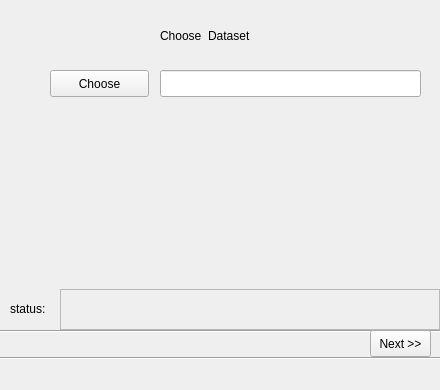
<?xml version="1.0" encoding="UTF-8"?>
<ui version="4.0">
 <class>upload</class>
 <widget class="QWidget" name="upload">
  <property name="geometry">
   <rect>
    <x>0</x>
    <y>0</y>
    <width>440</width>
    <height>390</height>
   </rect>
  </property>
  <property name="windowTitle">
   <string>Form</string>
  </property>
  <widget class="QLabel" name="itemheading">
   <property name="geometry">
    <rect>
     <x>160</x>
     <y>20</y>
     <width>110</width>
     <height>31</height>
    </rect>
   </property>
   <property name="text">
    <string>Choose  Dataset</string>
   </property>
  </widget>
  <widget class="QPushButton" name="itemupload">
   <property name="geometry">
    <rect>
     <x>50</x>
     <y>70</y>
     <width>99</width>
     <height>27</height>
    </rect>
   </property>
   <property name="text">
    <string>Choose</string>
   </property>
  </widget>
  <widget class="QLineEdit" name="itemedit">
   <property name="geometry">
    <rect>
     <x>160</x>
     <y>70</y>
     <width>261</width>
     <height>27</height>
    </rect>
   </property>
  </widget>
  <widget class="Line" name="line">
   <property name="geometry">
    <rect>
     <x>0</x>
     <y>350</y>
     <width>441</width>
     <height>16</height>
    </rect>
   </property>
   <property name="orientation">
    <enum>Qt::Horizontal</enum>
   </property>
  </widget>
  <widget class="Line" name="line_2">
   <property name="geometry">
    <rect>
     <x>0</x>
     <y>323</y>
     <width>441</width>
     <height>16</height>
    </rect>
   </property>
   <property name="orientation">
    <enum>Qt::Horizontal</enum>
   </property>
  </widget>
  <widget class="QPushButton" name="next">
   <property name="geometry">
    <rect>
     <x>370</x>
     <y>330</y>
     <width>61</width>
     <height>27</height>
    </rect>
   </property>
   <property name="text">
    <string>Next &gt;&gt;</string>
   </property>
  </widget>
  <widget class="QLabel" name="statusheading">
   <property name="geometry">
    <rect>
     <x>10</x>
     <y>300</y>
     <width>51</width>
     <height>17</height>
    </rect>
   </property>
   <property name="text">
    <string>status:</string>
   </property>
  </widget>
  <widget class="QScrollArea" name="scrollArea">
   <property name="geometry">
    <rect>
     <x>60</x>
     <y>289</y>
     <width>380</width>
     <height>41</height>
    </rect>
   </property>
   <property name="widgetResizable">
    <bool>true</bool>
   </property>
   <widget class="QWidget" name="scrollAreaWidgetContents">
    <property name="geometry">
     <rect>
      <x>0</x>
      <y>0</y>
      <width>378</width>
      <height>39</height>
     </rect>
    </property>
   </widget>
  </widget>
 </widget>
 <resources/>
 <connections/>
</ui>
